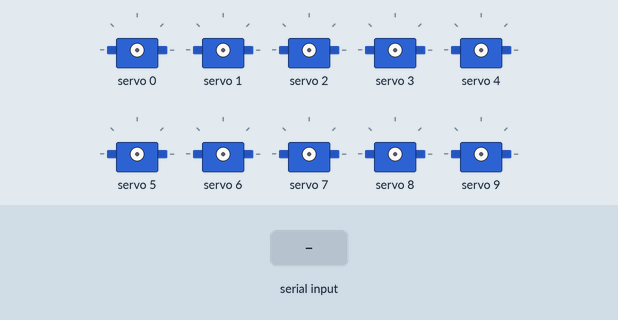
Recording of a sketch running on a simulated Arduino Uno, built with avr-gcc and run on an emulated ATmega328P. On the bench: 10 × servo. The test bench sets the inputs (shaded band).

Above: at 1.2 s.
1.3 s: "E" received over Serial
2.8 s: "N" received over Serial
At 4.0 s:
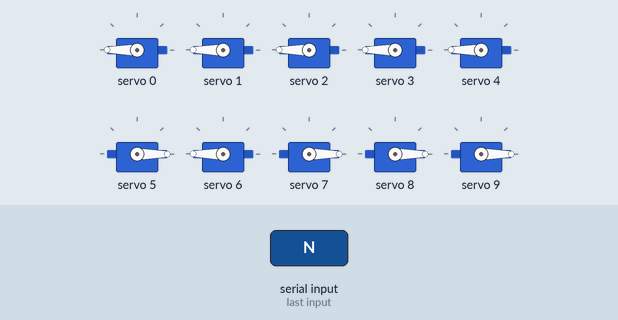
4.3 s: "O" received over Serial
At 5.3 s:
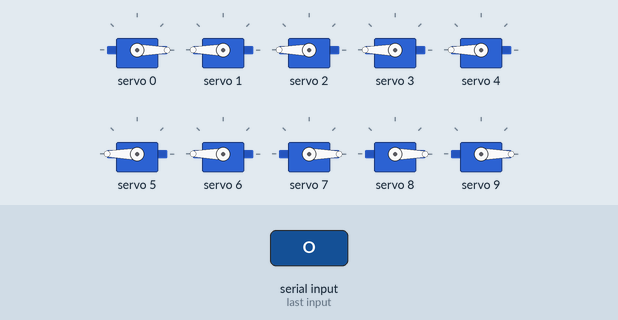
5.8 s: "T" received over Serial
At 6.5 s:
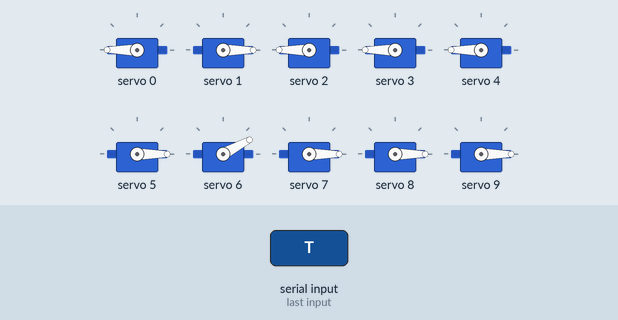
7.3 s: "H" received over Serial
At 7.6 s:
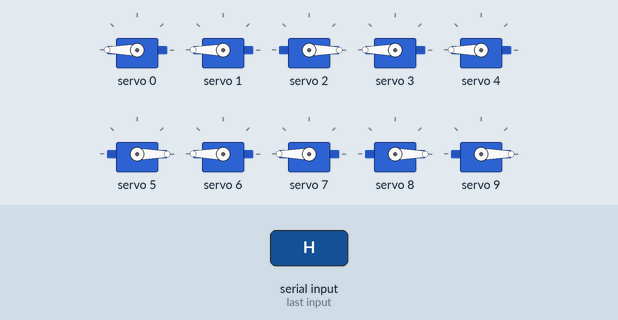
8.8 s: "6" received over Serial
At 9.9 s:
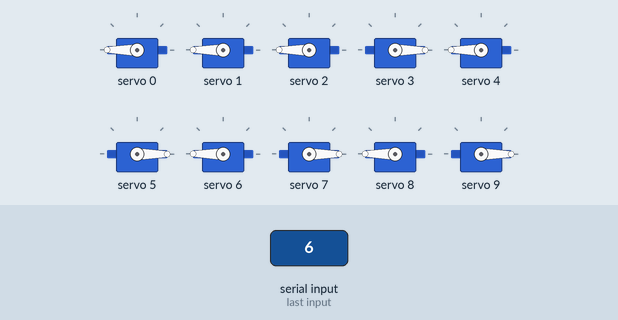
Timing chart, 0 to 11.3 s (numbered marks = the images above; inputs shaded):
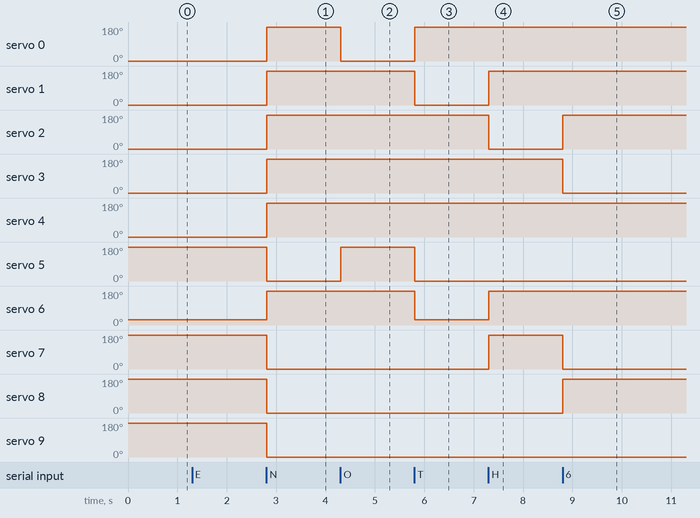

The sketch:

Imitador_de_MOV_de_mano.ino
```cpp
//Libreria de driver PCA 9685
#include <Wire.h>
#include <Adafruit_PWMServoDriver.h>

Adafruit_PWMServoDriver servos = Adafruit_PWMServoDriver();

int pos0=102;
int pos180=512;
int Mano;

void setup() {
  Serial.begin(9600);
  Wire.begin();
  servos.begin();
  servos.setPWMFreq(50);

}

void loop() {

  if (Serial.available() > 0){

    Mano= Serial.read();

    if(Mano == 'E'){ //Mano ABIERTA
  setServo(0,0);  //PULGAR
  setServo(1,0);  //MENIQUE
  setServo(2,0); //EL QUE SIGUE
  setServo(3,0); //MEDIO
  setServo(4,0); //INDICE
  setServo(5,180); //PULGAR RETORNO
  setServo(6,30); //MENIQUE RETORNO
  setServo(7,180); //QLE Q SIGUE RETORNO}
  setServo(8,180); //MEDIO RETORNO
  setServo(9,180); //INDICE
    }

    if(Mano == 'N'){ //Mano CERRADA
  setServo(0,180); //PULGAR
  setServo(1,180); //MENIQUE
  setServo(2,180); //ANULAR
  setServo(3,180); //MEDIO
  setServo(4,180); //indice
  setServo(5,0);    //pulgar retorno
  setServo(6,180);  //MENIQUE RETORNO
  setServo(7,0);    //ANULAR ETORNO
  setServo(8,0);    //MEDIO RETORNO
  setServo(9,0);    //indice retorno

    }

    if(Mano == 'O'){ //pulgar
  setServo(0,0); //PULGAR
  setServo(1,180); //MENIQUE
  setServo(2,180); //ANULAR
  setServo(3,180); //MEDIO
  setServo(4,180); //indice
  setServo(5,180);    //pulgar retorno
  setServo(6,180);  //MENIQUE RETORNO
  setServo(7,0);    //ANULAR ETORNO
  setServo(8,0);    //MEDIO RETORNO
  setServo(9,0);    //indice retorno

    }

    if(Mano == 'T'){ //menique
  setServo(0,180); //PULGAR
  setServo(1,0); //MENIQUE
  setServo(2,180); //ANULAR
  setServo(3,180); //MEDIO
  setServo(4,180); //indice
  setServo(5,0);    //pulgar retorno
  setServo(6,30);  //MENIQUE RETORNO
  setServo(7,0);    //ANULAR ETORNO
  setServo(8,0);    //MEDIO RETORNO
  setServo(9,0);    //indice retorno

    }

    if(Mano == 'H'){ //ANULAR ARRIBA
  setServo(0,180); //PULGAR
  setServo(1,180); //MENIQUE
  setServo(2,0); //ANULAR
  setServo(3,180); //MEDIO
  setServo(4,180); //indice
  setServo(5,0);    //pulgar retorno
  setServo(6,180);  //MENIQUE RETORNO
  setServo(7,180);    //ANULAR ETORNO
  setServo(8,0);    //MEDIO RETORNO
  setServo(9,0);    //indice retorno

    }


    if(Mano == '6'){ //MEDIO
  setServo(0,180); //PULGAR
  setServo(1,180); //MENIQUE
  setServo(2,180); //ANULAR
  setServo(3,0); //MEDIO
  setServo(4,180); //indice
  setServo(5,0);    //pulgar retorno
  setServo(6,180);  //MENIQUE RETORNO
  setServo(7,0);    //ANULAR ETORNO
  setServo(8,180);    //MEDIO RETORNO
  setServo(9,0);    //indice retorno

    }
    if(Mano == '7'){ //INDICE
  setServo(0,180); //PULGAR
  setServo(1,180); //MENIQUE
  setServo(2,180); //ANULAR
  setServo(3,180); //MEDIO
  setServo(4,0); //indice
  setServo(5,0);    //pulgar retorno
  setServo(6,180);  //MENIQUE RETORNO
  setServo(7,0);    //ANULAR ETORNO
  setServo(8,0);    //MEDIO RETORNO
  setServo(9,180);    //indice retorno

    }
  }

}


void setServo(uint8_t n_servo, int angulo) {
  int duty;
  duty=map(angulo,0,180,pos0, pos180);
  servos.setPWM(n_servo, 0, duty);
}
```

Measured:
- after the input at 2.8 s, servo 0–4: 0° → 180° at once; servo 5, servo 7–9: 180° → 0° at once; servo 6: 28° → 180° at once
- after the input at 4.3 s, servo 0: 180° → 0° at once; servo 5: 0° → 180° at once
- after the input at 5.8 s, servo 0: 0° → 180° at once; servo 1, servo 5: 180° → 0° at once; servo 6: 180° → 28° at once
- after the input at 7.3 s, servo 1, servo 7: 0° → 180° at once; servo 2: 180° → 0° at once; servo 6: 28° → 180° at once
- after the input at 8.8 s, servo 2, servo 8: 0° → 180° at once; servo 3, servo 7: 180° → 0° at once
